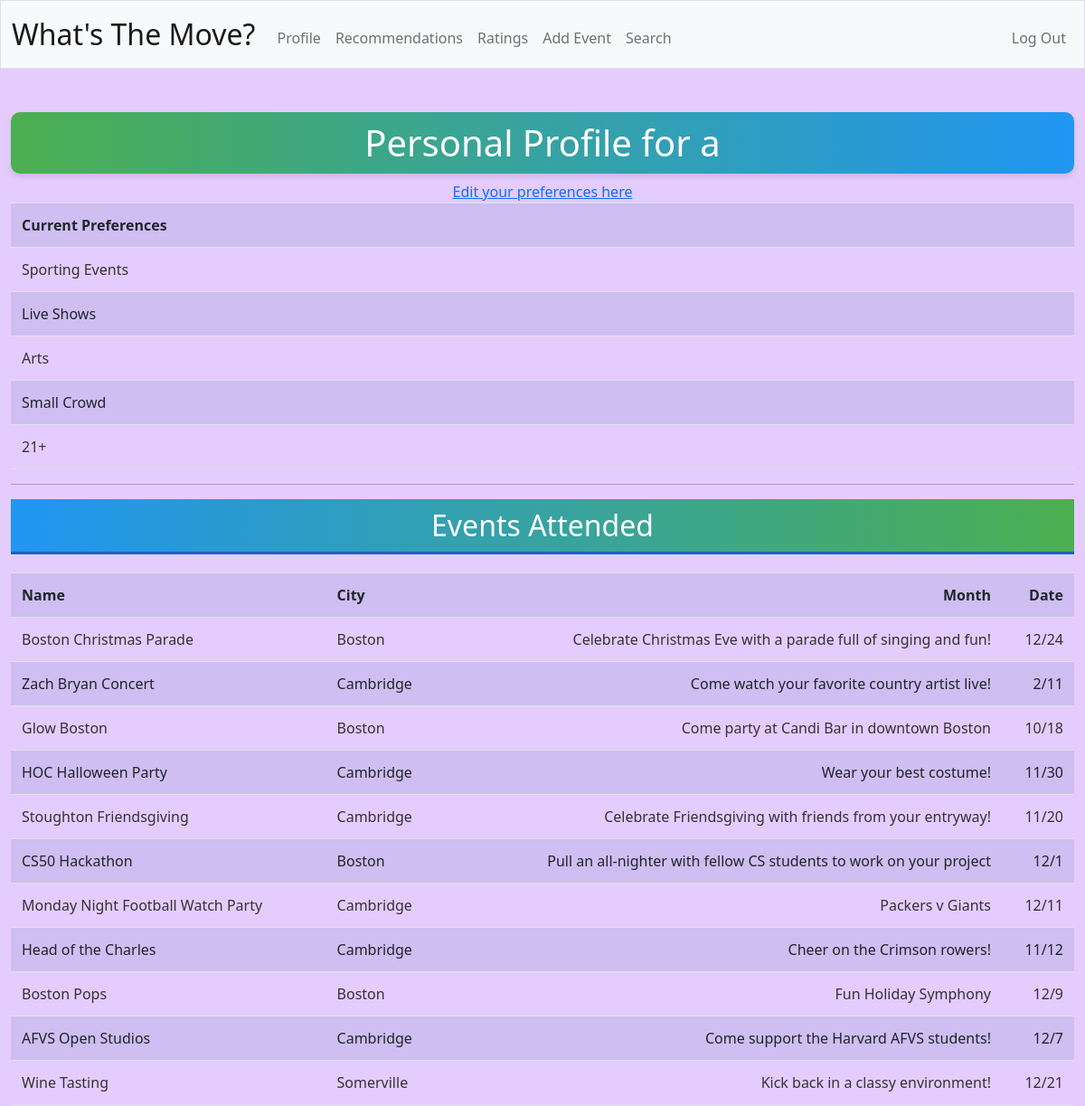
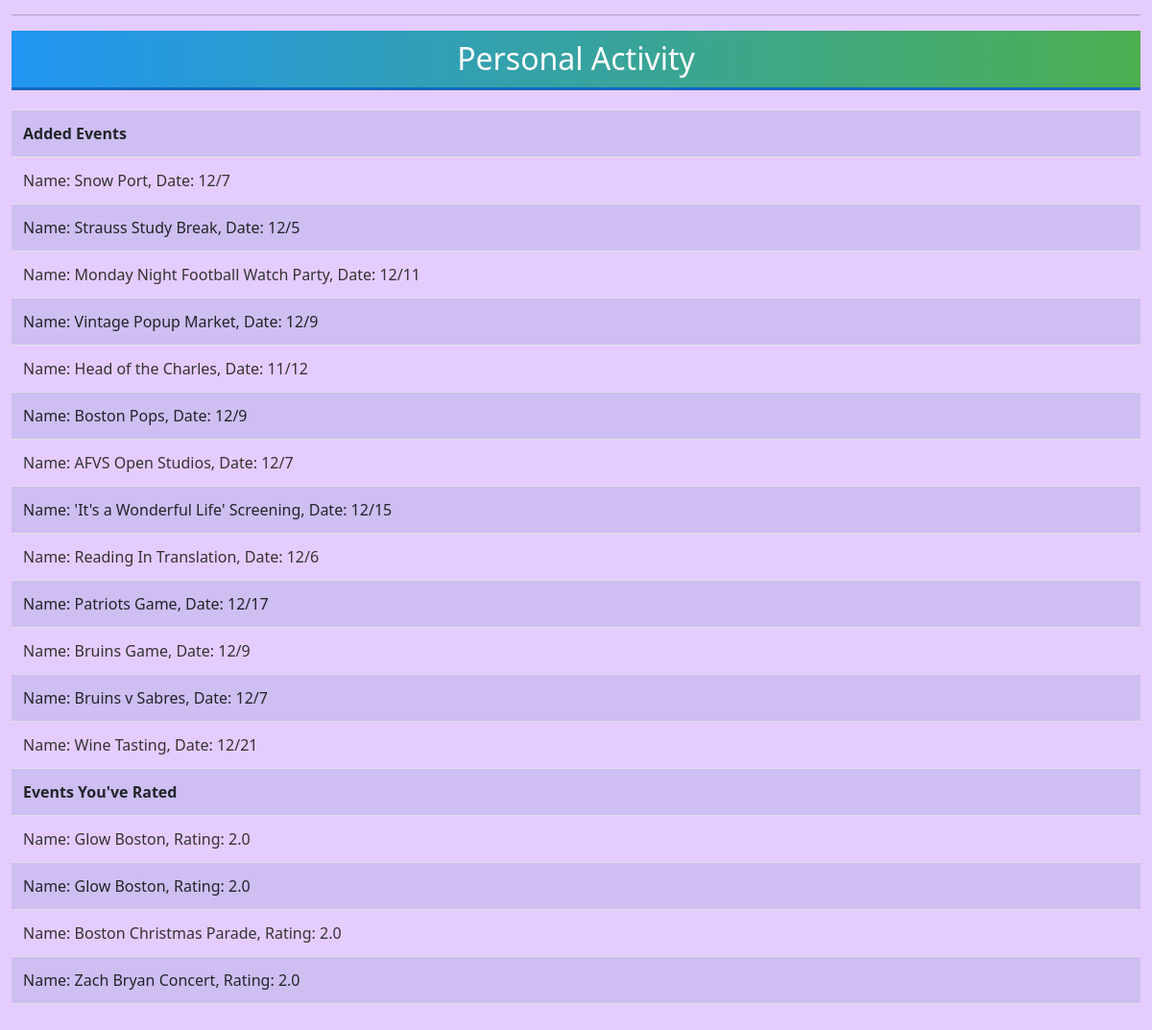
Screenshot of /profile (signed in) with the database file from the repository (2 pictures, top to bottom).
### tables this page shows
CREATE TABLE preferences (
user_id INTEGER NOT NULL,
adjective TEXT NOT NULL,
FOREIGN KEY(user_id) REFERENCES users(id));

CREATE TABLE events (
event_id INTEGER PRIMARY KEY AUTOINCREMENT NOT NULL,
name TEXT NOT NULL,
city TEXT NOT NULL,
state TEXT NOT NULL,
address TEXT NOT NULL,
comments TEXT NOT NULL,
user_id INTEGER, month INTEGER NOT NULL, date INTEGER NOT NULL,
FOREIGN KEY(user_id) REFERENCES users(id));

CREATE TABLE ratings (
event_id INTEGER NOT NULL,
user_id INTEGER NOT NULL,
rating REAL NOT NULL,
comment TEXT,
FOREIGN KEY(event_id) REFERENCES events(event_id),
FOREIGN KEY(user_id) REFERENCES users(id));

### app.py (the view)
@app.route("/profile", methods=["GET"])
@login_required
def profile():
    rows = db.execute("SELECT username FROM users WHERE id = ?", session["user_id"])
    username = rows[0]["username"]
    events_created = db.execute(
        "SELECT * FROM events WHERE user_id = ?", session["user_id"]
    )
    events_attended = db.execute(
        "SELECT name, city, comments, month, date FROM events JOIN attendance ON events.event_id = attendance.event_id WHERE attendance.user_id = ? AND attended = 1",
        session["user_id"],
    )
    event_info = db.execute(
        "SELECT events.name, ratings.rating FROM events JOIN ratings ON events.event_id = ratings.event_id"
    )
    ratings = db.execute(
        "SELECT ratings.rating, events.name FROM ratings JOIN events ON ratings.event_id = events.event_id WHERE ratings.user_id = ?",
        session["user_id"],
    )
    preferences = db.execute("SELECT * FROM preferences")
    return render_template(
        "profile.html",
        username=username,
        events_created=events_created,
        events_attended=events_attended,
        ratings=ratings,
        preferences=preferences,
        event_info=event_info,
    )

### app.py (called while the page is built)
@app.after_request
def after_request(response):
    response.headers["Cache-Control"] = "no-cache, no-store, must-revalidate"
    response.headers["Expires"] = 0
    response.headers["Pragma"] = "no-cache"
    return response

### helpers.py (called while the page is built)
def login_required(f):
    @wraps(f)
    def decorated_function(*args, **kwargs):
        if session.get("user_id") is None:
            return redirect("/login")
        return f(*args, **kwargs)
    return decorated_function

### templates/profile.html (shortened to what this page needs)
{% extends "layout.html" %}
{% block main %}
    <form action="/profile" method="post">
        <body>
            <header>
                <h1 style="text-align:center;">Personal Profile for {{ username  }}</h1>
            </header>
            <table class="table table-striped">
                <tr>
                    <th class="text-start">Current Preferences</th>
                    <a href="/preferences">Edit your preferences here</a>
                </tr>
                {% for preference in preferences %}
                    <tr>
                        <td class="text-start">{{ preference['adjective'] }}</td>
                    </tr>
                {% endfor %}
            </table>
            <hr>
            <h2>Events Attended</h2>
            <table class="table table-striped">
                <tr>
                    <th class="text-start">Name</th>
                    <th class="text-start">City</th>
                    <th class="text-end">Month</th>
                    <th class="text-end">Date</th>
                </tr>
                {% for event in events_attended %}
                    <tr>
                        <td class="text-start">{{ event['name'] }}</td>
                        <td class="text-start">{{ event['city'] }}</td>
                        <td class="text-end">{{ event['comments'] }}</td>
                        <td class="text-end">{{ event['month'] }}/{{ event['date'] }}</td>
                    </tr>
                {% endfor %}
            </table>
            <hr>
            <h2>Personal Activity</h2>
            <table class="table table-striped">
                <tr>
                    <th class="text-start">Added Events</th>
                </tr>
                {% for info in events_created %}
                    <tr>
                        <td class="text-start">Name: {{ info.name }}, Date: {{ info.month }}/{{ info.date }}</td>
                    </tr>
                {% endfor %}
                <tr>
                    <th class="text-start">Events You've Rated</th>
                </tr>
                {% for info in ratings %}
                    <tr>
                        <td class="text-start">Name: {{ info.name }}, Rating: {{ info.rating }}</td>
                    </tr>
                {% endfor %}
            </table>
        </body>
    </form>
{% endblock %}

### templates/layout.html (shortened to what this page needs)
<!DOCTYPE html>
<html lang="en">
    <head>
        <link href="https://cdn.jsdelivr.net/npm/bootstrap@5.1.3/dist/css/bootstrap.min.css" rel="stylesheet">
        <link href="static/styles.css" rel="stylesheet">
    </head>
    <body>
        <nav class="bg-light border navbar navbar-expand-md navbar-light">
            <div class="container-fluid">
                <a class="navbar-brand" href="/">What's The Move?</a>
                <div class="collapse navbar-collapse" id="navbar">
                    {% if session["user_id"] %}
                        <ul class="navbar-nav me-auto mt-2">
                            <li class="nav-item"><a class="nav-link" href="/profile">Profile</a></li>
                            <li class="nav-item"><a class="nav-link" href="/recommendations">Recommendations</a></li>
                            <li class="nav-item"><a class="nav-link" href="/ratings">Ratings</a></li>
                            <li class="nav-item"><a class="nav-link" href="/add">Add Event</a></li>
                            <li class="nav-item"><a class="nav-link" href="/search">Search</a></li>
                        </ul>
                        <ul class="navbar-nav ms-auto mt-2">
                            <li class="nav-item"><a class="nav-link" href="/logout">Log Out</a></li>
                        </ul>
                    {% else %}
                        <ul class="navbar-nav ms-auto mt-2">
                            <li class="nav-item"><a class="nav-link" href="/register">Register</a></li>
                            <li class="nav-item"><a class="nav-link" href="/login">Log In</a></li>
                        </ul>
                    {% endif %}
                </div>
            </div>
        </nav>
        <main class="container-fluid py-5 text-center">
            {% block main %}{% endblock %}
        </main>
    </body>
</html>

### static/styles.css (style rules this page uses)
body { background-color: #E5CCFF; color: #000000; font-size: 1rem; font-weight: 400; line-height: 1.5; margin: 0; }
nav .navbar-brand { font-size: xx-large; }
h1 { background: linear-gradient(to right, #4CAF50, #2196F3); padding: 10px; text-align: center; color: #fff; border-radius: 10px; box-shadow: 0 4px 6px rgba(0, 0, 0, 0.1); }
h2 { background: linear-gradient(to left, #4CAF50, #2196F3); color: #fff; padding: 10px; text-align: center; border-bottom: 3px solid #1565C0; margin-bottom: 20px; }
.table { width: 100%; margin-bottom: 1rem; color: #333; border-collapse: collapse; }
.table th, .table td { padding: 0.75rem; vertical-align: top; border-top: 1px solid #dee2e6; }
.table-striped tbody tr:nth-of-type(odd) { background-color: rgba(0, 123, 255, 0.05); }

### rows the page displays
preferences: adjective "Sporting Events"
preferences: adjective "Live Shows"
preferences: adjective "Arts"
preferences: adjective "Small Crowd"
preferences: adjective "21+"
events: name "Boston Christmas Parade", city "Boston", comments "Celebrate Christmas Eve with a parade full of singing and fun!", month "12", date "24"
events: name "Zach Bryan Concert", city "Cambridge", comments "Come watch your favorite country artist live!", month "2", date "11"
events: name "Glow Boston", city "Boston", comments "Come party at Candi Bar in downtown Boston", month "10", date "18"
events: name "HOC Halloween Party", city "Cambridge", comments "Wear your best costume!", month "11", date "30"
events: name "Stoughton Friendsgiving", city "Cambridge", comments "Celebrate Friendsgiving with friends from your entryway!", month "11", date "20"
events: name "CS50 Hackathon", city "Boston", comments "Pull an all-nighter with fellow CS students to work on your project", month "12", date "1"
events: name "Monday Night Football Watch Party", city "Cambridge", comments "Packers v Giants", month "12", date "11"
events: name "Head of the Charles", city "Cambridge", comments "Cheer on the Crimson rowers!", month "11", date "12"
events: name "Boston Pops", city "Boston", comments "Fun Holiday Symphony", month "12", date "9"
events: name "AFVS Open Studios", city "Cambridge", comments "Come support the Harvard AFVS students!", month "12", date "7"
events: name "Wine Tasting", city "Somerville", comments "Kick back in a classy environment!", month "12", date "21"
events: name "Snow Port", month "12", date "7"
events: name "Strauss Study Break", month "12", date "5"
events: name "Vintage Popup Market", month "12", date "9"
events: name "'It's a Wonderful Life' Screening", month "12", date "15"
events: name "Reading In Translation", month "12", date "6"
events: name "Patriots Game", month "12", date "17"
events: name "Bruins Game", month "12", date "9"
events: name "Bruins v Sabres", month "12", date "7"
ratings: name "Glow Boston", rating "2.0"
ratings: name "Glow Boston", rating "2.0"
ratings: name "Boston Christmas Parade", rating "2.0"
ratings: name "Zach Bryan Concert", rating "2.0"

### other values shown
{{ username }} "a"
